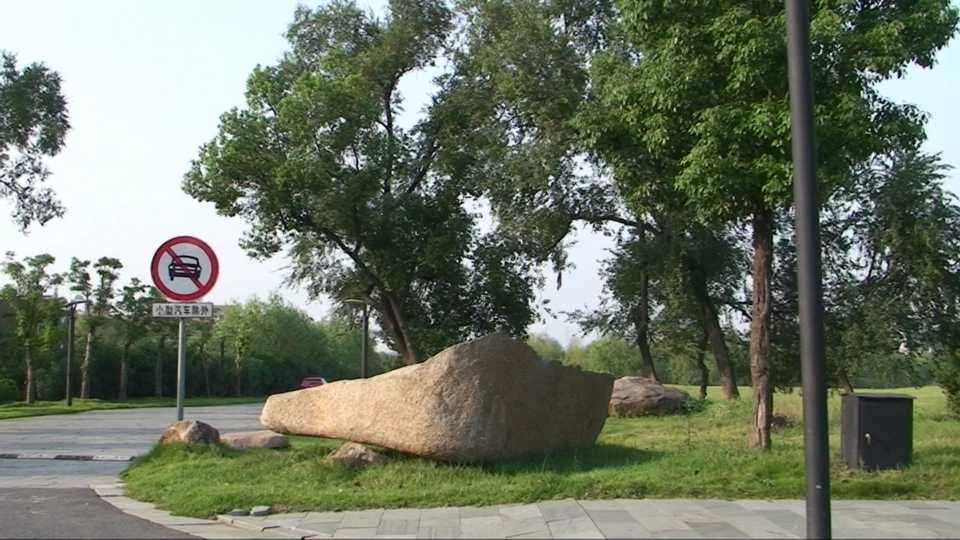
%> input picture part3/test09.jpg, 960 x 540 px
$ octave p3_depth_unrectified_reverse.m   (GNU Octave 9; MATLAB toolbox functions it lacks are replaced by stand-ins)
%> lines starting %> are read from the running program, lines starting %| are printed output that depends on the picture; in (x1, y1, x2, y2) boxes, pixels count from 0 and x2, y2 are one past the last pixel; in counts of white or black regions, pixels touching at a corner belong together; the program's own positions count from 1
### part3/construct_graph_weighted.m
function pairwise = construct_graph_weighted(H, W, img, epsilon)
% This function is used to construct a corresponding directed graph of an
% image of H * W.
%
% The graph describes a spatially varying smoothness cost. It's weighted
% with the L2 distance in color space between the adjacent pixels.
%

% index matrix
index = reshape(1:H*W, W, H)'; % row-wise indexing

% up-down connection
up      = index(1:end-1, :);
down    = index(2:end, :);

% left-right connection
left    = index(:, 1:end-1);
right   = index(:, 2:end);

% source and target pairs
source  = [up(:); down(:); left(:); right(:)];
target  = [down(:); up(:); right(:); left(:)];

% vectorize
r = img(:, :, 1)'; r = r(:);
g = img(:, :, 2)'; g = g(:);
b = img(:, :, 3)'; b = b(:);

% weights
weights = (r(source) - r(target)).^2 + ...
          (g(source) - g(target)).^2 + ...
          (b(source) - b(target)).^2;
weights = 1 ./ (sqrt(weights) + epsilon);
% weights = ones(length(source), 1);
pairwise = sparse(source, target, double(weights));

### part3/get_camera_matrices.m
function [K1, R1, T1, K2, R2, T2] = get_camera_matrices()

fileID = fopen('cameras.txt');
C = textscan(fileID,'%f %f %f');
fclose(fileID);

M = cell2mat(C);

K1 = M(1:3  , :);
R1 = M(4:6  , :);
T1 = M(7    , :);

K2 = M(8:10 , :);
R2 = M(11:13, :);
T2 = M(14   , :);

### part3/p3_depth_unrectified_reverse.m
% Part 3 Depth from Unrectified Stereo Images
%
% In this part, a pair of unrectified images are used to generate a
% disparity map. The disparity map is then denoised by MRF using
% multi-label graph cut.
%
% Note:
% The weights of the directed graph are defined according to the paper.
% This code takes 120 ~ 160s to finish.
%

clear all
close all
clc
tic
%% load image
img1 = imread('test09.jpg');
%> img1 is the input picture: size 540x960x3 uint8; mean R, G, B 110.7, 119.1, 101.4
img2 = imread('test00.jpg'); % inverse order
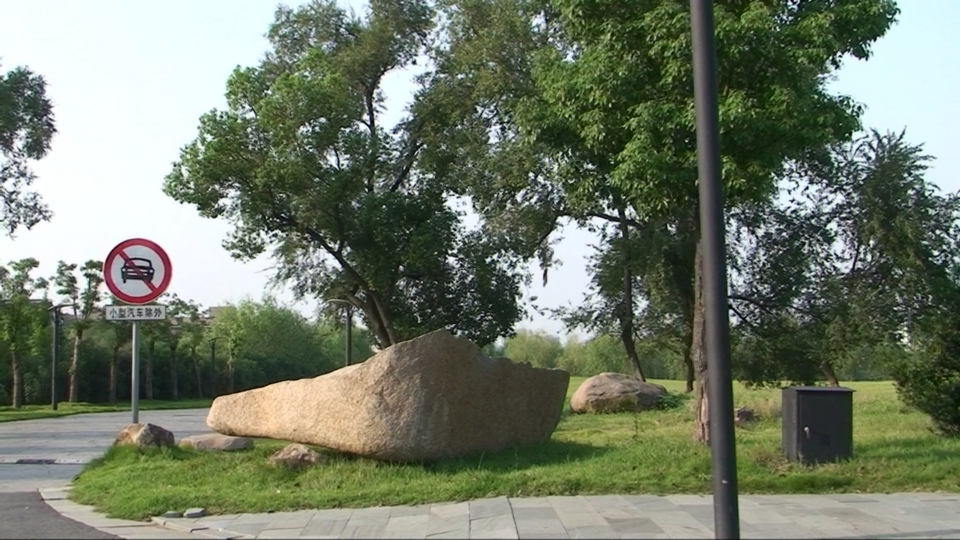
%> input picture part3/test00.jpg, 960 x 540 px
%> img2 is the input picture: size 540x960x3 uint8; mean R, G, B 115, 123.6, 105.6

[H, W] = size(img1, 1:2);
%> H = 540; W = 960

img1 = double(img1);
%> img1: size 540x960x3 double
img2 = double(img2);
%> img2: size 540x960x3 double

% get camera matrices
[K2, R2, T2, K1, R1, T1] = get_camera_matrices(); % inverse order

% set disparity
dmin = 0;
dmax = 0.01;
step = 0.0001;
disparity = dmin:step:dmax;

%% prior term - part 1: set pairwise (smoothness weight)

% epsilon: ε, contrast sensitivity controller.
epsilon = 50;

% construct a graph with weight : 1 / (||It(x) - It(y')|| + ε)
graph = construct_graph_weighted(H, W, img1, epsilon);
%> in construct_graph_weighted, `r = img(:, :, 1)'`:
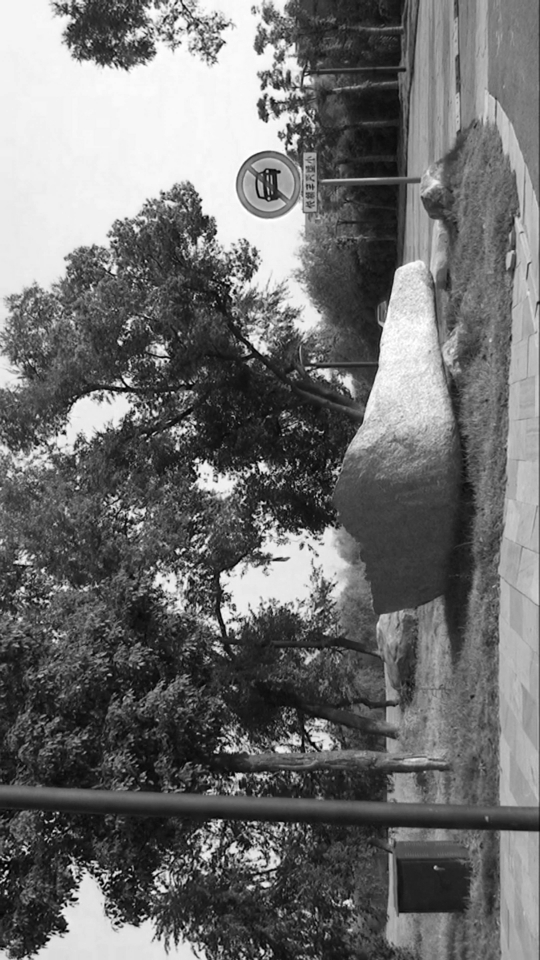
%> r: size 960x540 double; min 0, max 255, mean 110.7
%> in construct_graph_weighted, `g = img(:, :, 2)'`:
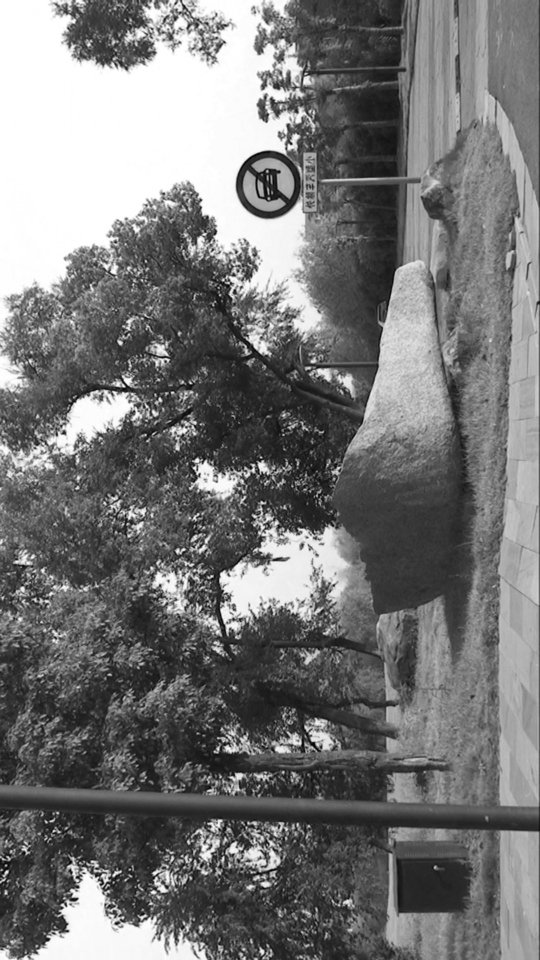
%> g: size 960x540 double; min 0, max 255, mean 119.1
%> in construct_graph_weighted, `b = img(:, :, 3)'`:
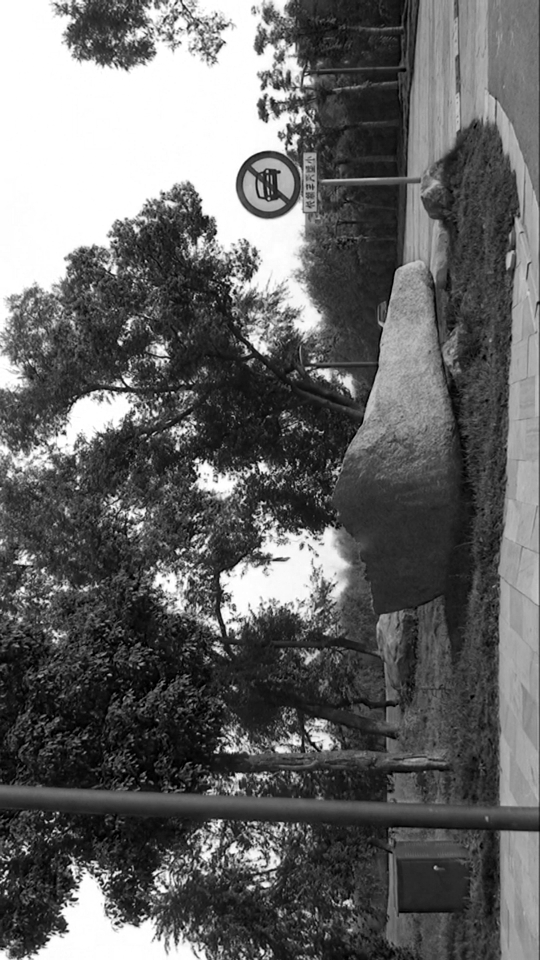
%> b: size 960x540 double; min 0, max 255, mean 101.4
[source, target, weight] = find(graph);
%> source = 2070600 values from 1 to 518400; target = 2070600 values from 1 to 518400; weight = 2070600 values from 0.00317 to 0.02

% N_x: |N(x)|, num of neighors of pixel x.
% It should be a matrix like this:
%   2 3 3 3 2
%   3 4 4 4 3
%   2 3 3 3 2
N_x = 4 * ones(H, W);
N_x([1, end], :) = N_x([1, end], :) - 1;
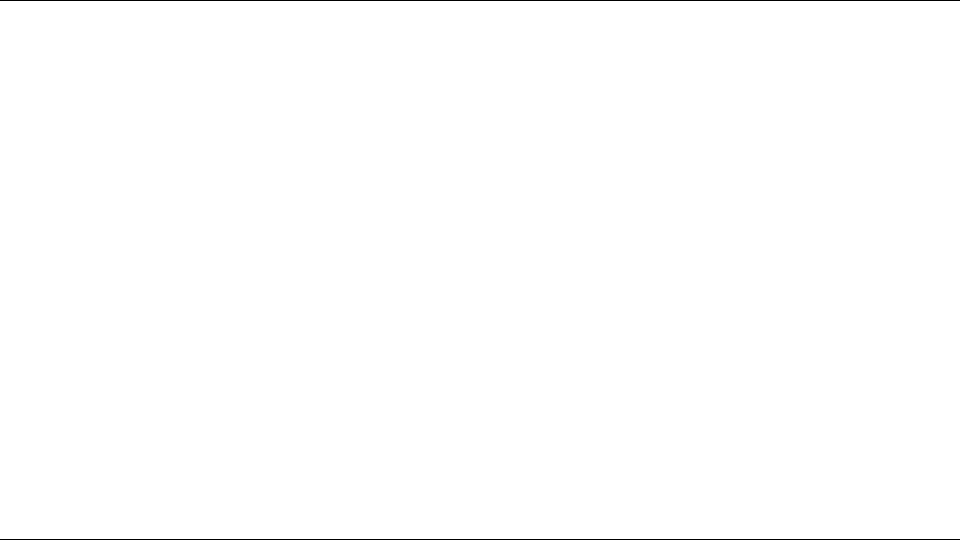
%> N_x: size 540x960 double; values 3 (black) and 4 (white), 99.6% white; black in thin lines or dots
N_x(:, [1, end]) = N_x(:, [1, end]) - 1;
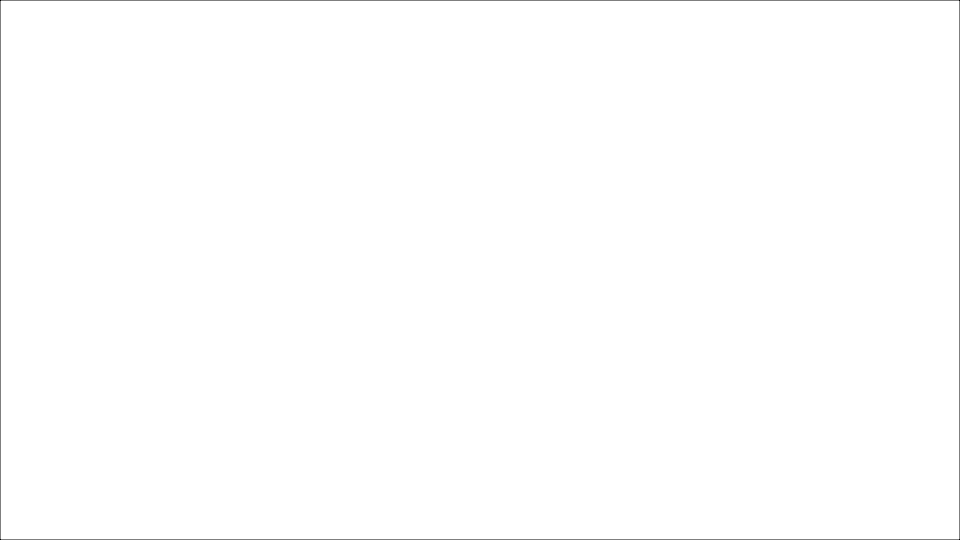
%> N_x: size 540x960 double; 0.21% of pixels changed, all inside (x1, y1, x2, y2) = (0, 0, 960, 540); drawn with min black and max white
N_x = N_x'; N_x = N_x(:)'; % vectorization

% The denominator Σ 1 / (||It(x) - It(y')|| + ε) can be constructed by
% summing the symmetric weight matrix.
denominator = sum(graph);

% u_lambda: u_λ(x), the normalization factor of graph weight λ.
% u_λ(x) = |N(x)| / Σ 1 / (||It(x) - It(y')|| + ε)
% ||It(x) - It(y')|| is the L2 norm of the difference between pixel x and
% its neighbouring pixel y'.
u_lambda = N_x ./ denominator;

% w_s: smoothness-strength controller.
w_s = 10 ./ (disparity(end) - disparity(1));

% Now we can construct the weight for spatially varying graph.
% lambda: λ(x,y), anisotropic weight of the directed graph.
% λ(x,y) = w_s * u_λ(x) / (||It(x) - It(y)|| + ε)
% ||It(x) - It(y)|| is the L2 norm of the difference between pixel x and
% its neighbouring pixel y.
lambda = w_s .* u_lambda(source) .* weight';

% reconstruct and add weight to the graph
pairwise = sparse(source, target, lambda);


%% prior term - part 2: set labelcost

% eta: η, the upper limit of the cost.
eta = 0.05 * (max(disparity) - min(disparity));

% rho: ρ, a robust function of labelling cost.
% ρ(Dt(x), Dt(y)) = min{|Dt(x), Dt(y)|, η}
% |Dt(x), Dt(y)| is the L1 norm of the difference between disparity lavels.
[a, b] = meshgrid(disparity);
rho = min(abs(a - b), eta);

% set labelcost
labelcost = rho;

%% data term - part 1: set unary term
% p_c: measures color similarity between pixel x and the corresponding
% pixel x' (given disparity d) in frame t'. In this case, t' in the other
% image. The similarity measurement gets larger when the color of the
% corresponding pixels gets closer.
%
% p_c(x, d, It, It') = σ_c / (σ_c + ||It(x) - It'(ltt'(x, d))||)
%
% ltt' is the epipolar line. ltt'(x, d) gives the location of x' on frame
% t', also on the epipolar line, with disparity = d.

% sigma_c: σ_c, controls the shape of differentiable robust function.
sigma_c = 10;

unary = zeros(length(disparity), H*W); % initialization

% generate row-wise pixel coordinates
row = repmat(1:H, W, 1);
row = row(:)';
col = repmat((1:W)', 1, H);
col = col(:)';

% img1_coord_homo: x, coordinates in img1 in homogeneous system
img1_coord_homo = [col; row; ones(1, H*W)];
img1_pixel = impixel(img1, col, row);

% Let's find the pixels on the epipolar line in the other image.
for i = 1:length(disparity)
    img2_coord_homo = K2 * R2' * R1 / K1 * img1_coord_homo + ...
        disparity(i) * K2 * R2' * (T1 - T2)';
    % normalization and turn into inhomogeneous system
    img2_coord = img2_coord_homo ./ img2_coord_homo(3, :);
    img2_coord = round(img2_coord(1:2, :));

    % get pixel values from the other image
%> (the run ends here)
